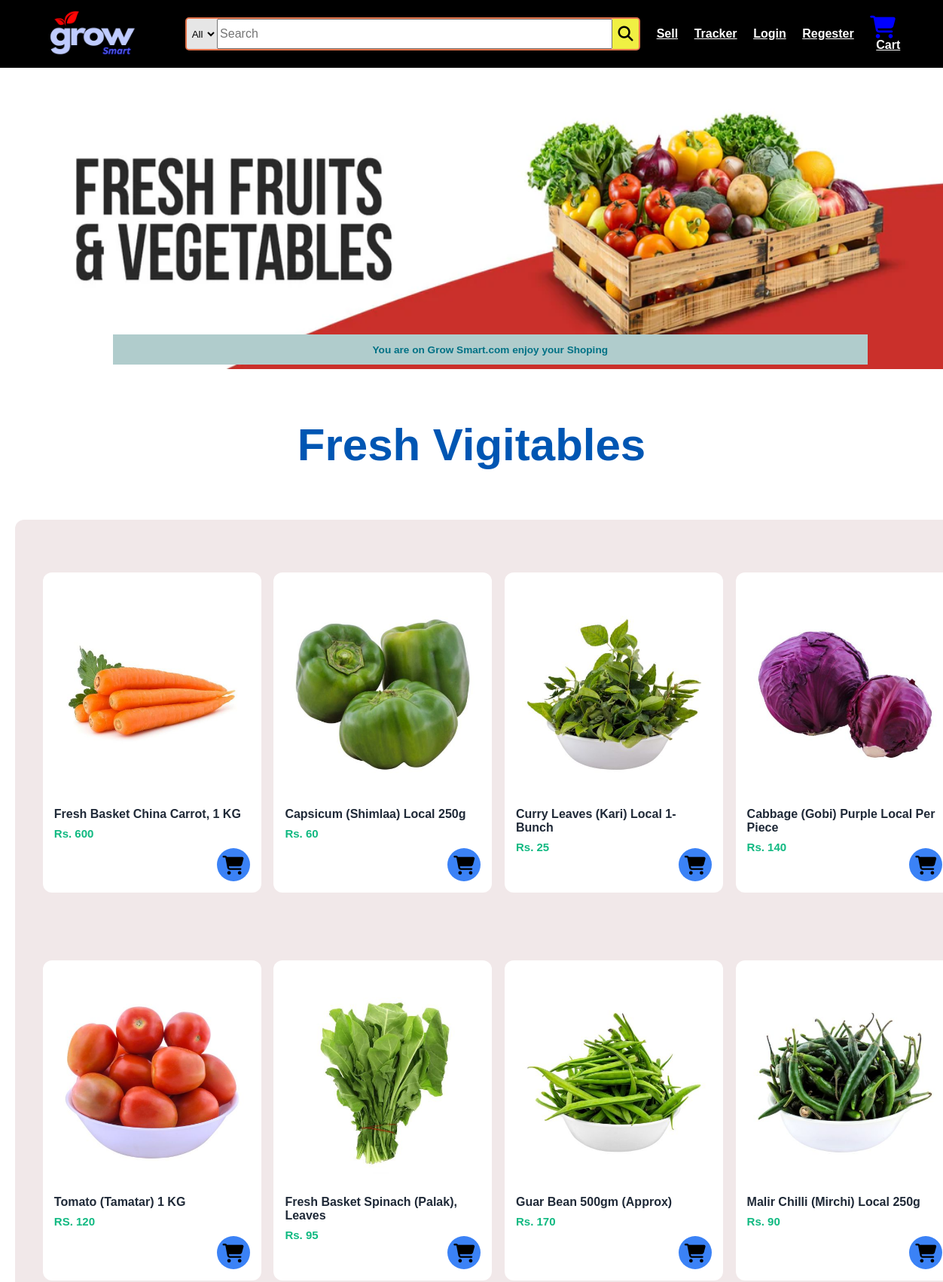
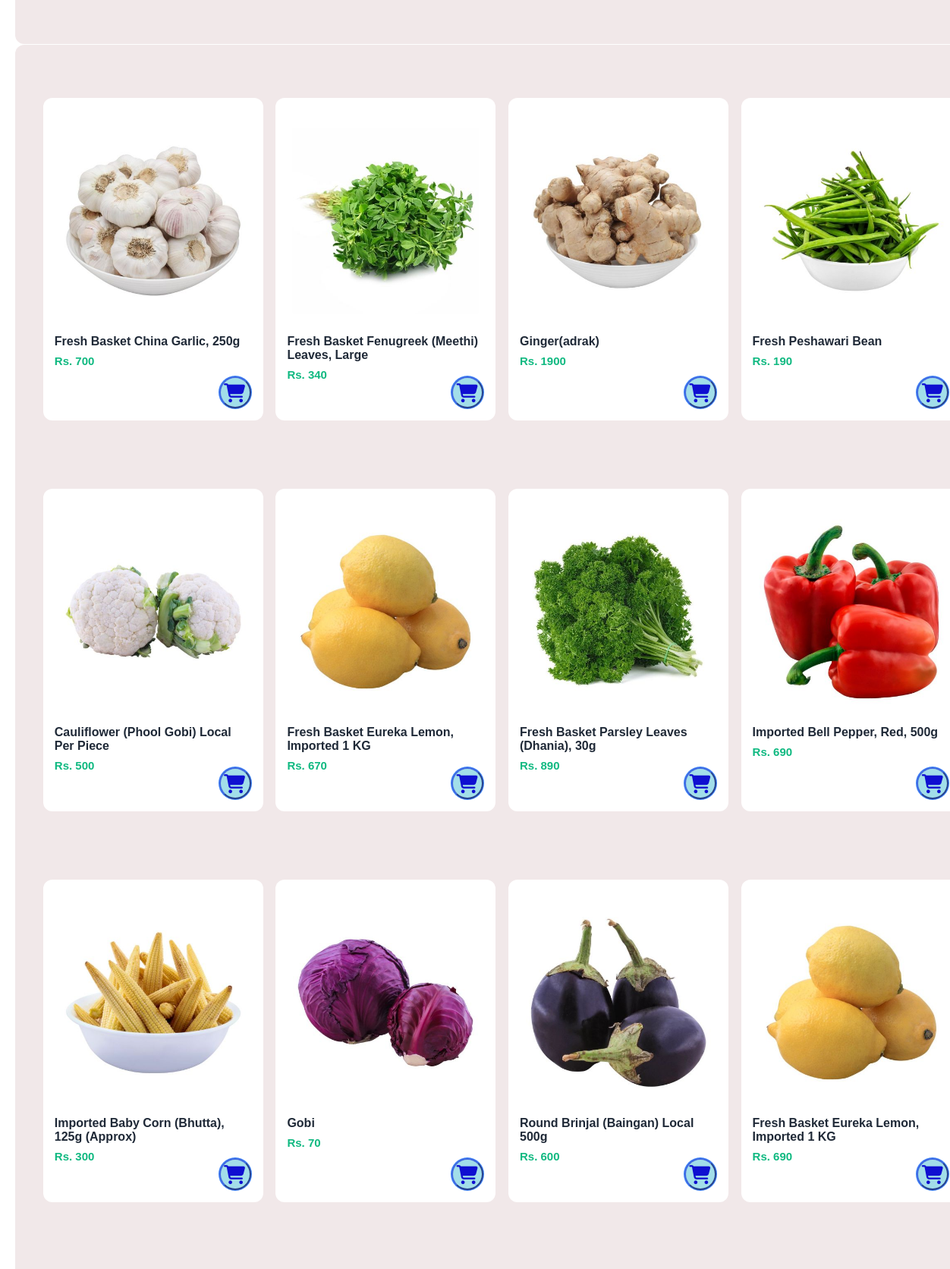
/vegitable.html (signed in, upper part), run on the app's committed database (2 pictures, top to bottom).
### home/models.py (models this page shows, shortened)
class Product(models.Model):
    name = models.CharField(max_length=50)
    desc = models.CharField(max_length=50)
    price = models.IntegerField()
    category = models.CharField(max_length=50, default='')
    subcategory = models.CharField(max_length=50, default='')
    image = models.ImageField(upload_to='product', default='')
    data=models.DateField()
    stock = models.IntegerField(default=None, blank=True, null=True)
    owner = models.ForeignKey(User, default=None, blank=True, null=True, on_delete=models.CASCADE)

### home/views.py (the view)
# urls.py: path('vegitable.html',include('home.urls')),
def vegitable(request):
    if request.user.is_anonymous:
        return redirect('login')
    context={
        'products':Product.objects.all()
    }
    return render(request,'vegitable.html',context)

### templates/vegitable.html (shortened to what this page needs)
{%load static %}
<!DOCTYPE html>
<html lang="en">
<head>
    <link rel="stylesheet" href="{% static 'style.css'%}">
</head>
<body>
    <header>
        <div class="navbar">
               <div class="nav-logo">
            <a href="index">
            <div class="logo border"></div>
            </a>
             </div>
         <form name='search' class='search' action="{% url 'search'%}" method='GET'>
         <div class="search-bar">
            <select class="search-select">
                <option>All</option>
            </select>
            <input placeholder="Search" class="search-input" name='keyword'>
            <div class="search-icon">
            <button type="submit" class="search-btn" style="width: 35px; height: 35px; background-color:  rgb(240, 240, 67);  border: none; font-size:20px">
             <i class="fa-solid fa-magnifying-glass"></i>
            </button>
           </div>
        </div>
    </form>
        <div class="sell_product">
     <a href='addproduct'> Sell</a>
    </div>
        <div class='tracker'>
        <a href='tracker'>Tracker</a>
        </div>
        <div class="login">
        <a href="login" target="_blank">Login</a>
        </div>
        <div class="regester">
        <a href="regester" target="_blank">Regester</a>
        </div>
        <div class="cart">
        <div class="icon"><i class="fa-solid fa-cart-shopping"></i>
        <a href="cart">  Cart </a>
        </div>
        </div>
        </div>
    </header>
    <div class="hero-section">
    <div class="image"><img src="{%static 'images/Fresh-Food_7a9e8440-2c83-4b51-820c-72fa7aa49498.webp'%}" id="m1"></div>
    <div id="text"><a>You are on Grow Smart.com enjoy your Shoping</a></div>
    </div>
<div class="catagory-heading">
    <h2>Fresh Vigitables</h2>
</div>
  <div class="shop-section catagory-vigitable">
 <div class="box1 box" onclick="window.location.href='productpage.html?name=Carrot&price=600&image=images/1212541-1.jpg';">
    <div class="box-content">
   <div class="box-img" style="background-image: url('static/images/1212541-1.jpg');"></div>
   <p class="product-name">Fresh Basket China Carrot, 1 KG</p>
   <p id="price">Rs. 600</p>
   </div>
    <div class="add-to-cart">
      <div class=" tooltip">
  <i class="fa-solid fa-cart-shopping add-to-cart-icon"></i>
      </div>
</div>
   </div>
   <div class="box2 box"  onclick="window.location.href='productpage.html?name=Capsicum%20(Shimlaa)%20Local%20250g&price=60&image=images/1168932-1.jpg';">
    <div class="box-content">
   <div class="box-img" style="background-image: url('static/images/1168932-1.jpg');"></div>
   <p class="product-name">Capsicum (Shimlaa) Local 250g</p>
    <p id="price">Rs. 60</p>
   </div>
        <div class="add-to-cart">
      <div class=" tooltip">
  <i class="fa-solid fa-cart-shopping add-to-cart-icon"></i>
      </div>
</div>
   </div>
   <div class="box3 box" onclick="window.location.href='productpage.html?name=Curry%20Leaves%20(Kari)%20Local%201-Bunch&price=25&image=images/Kari%20pata.jpg';">
     <div class="box-content">
   <div class="box-img" style="background-image: url('static/images/Kari\ pata.jpg');"></div>
   <p class="product-name">Curry Leaves (Kari) Local 1-Bunch</p>
    <p id="price">Rs. 25</p>
   </div>
      <div class="add-to-cart">
      <div class=" tooltip">
  <i class="fa-solid fa-cart-shopping add-to-cart-icon"></i>
      </div>
</div>
   </div>
   <div class="box4 box" onclick="window.location.href='productpage.html?name=Cabbage%20(Gobi)%20Purple%20Local%20Per%20Piece&price=140&image=images/Gobi.jpg';">
     <div class="box-content">
   <div class="box-img" style="background-image: url('static/images/Gobi.jpg');"></div>
   <p class="product-name">Cabbage (Gobi) Purple Local Per Piece</p>
   <p id="price">Rs. 140</p>
   </div>
       <div class="add-to-cart">
      <div class=" tooltip">
  <i class="fa-solid fa-cart-shopping add-to-cart-icon"></i>
      </div>
</div>
   </div>
    <div class="box1 box" onclick="window.location.href='productpage.html?name=Tomato%20(Tamatar)%201%20KG&price=120&image=images/tomato.jpg';">
    <div class="box-content">
   <div class="box-img" style="background-image: url('static/images/tomato.jpg');"></div>
   <p class="product-name">Tomato (Tamatar) 1 KG</p>
   <p id="price">RS. 120</p>
   </div>
       <div class="add-to-cart">
      <div class=" tooltip">
  <i class="fa-solid fa-cart-shopping add-to-cart-icon"></i>
      </div>
</div>
   </div>
   <div class="box2 box" onclick="window.location.href='productpage.html?name=Fresh%20Basket%20Spinach%20(Palak)%2C%20Leaves&price=95&image=images/spanich.jpg';">
     <div class="box-content">
   <div class="box-img" style="background-image: url('static/images/spanich.jpg');"></div>
  <P class="product-name">Fresh Basket Spinach (Palak), Leaves</P>
  <p id="price">Rs. 95</p>
   </div>
       <div class="add-to-cart">
      <div class=" tooltip">
  <i class="fa-solid fa-cart-shopping add-to-cart-icon"></i>
      </div>
</div>
   </div>
   <div class="box3 box" onclick="window.location.href='productpage.html?name=Guar%20Bean%20500gm%20(Approx)&price=170&image=images/bean.jpg';">
     <div class="box-content">
   <div class="box-img" style="background-image: url('static/images/bean.jpg');"></div>
   <P class="product-name">Guar Bean 500gm (Approx)
</P>
  <p id="price">Rs. 170</p>
   </div>
       <div class="add-to-cart">
      <div class=" tooltip">
  <i class="fa-solid fa-cart-shopping add-to-cart-icon"></i>
      </div>
</div>
   </div>
   <div class="box4 box" onclick="window.location.href='productpage.html?name=Malir%20Chilli%20(Mirchi)%20Local%20250g&price=90&image=images/chili.jpg';">
     <div class="box-content">
   <div class="box-img" style="background-image: url('static/images/chili.jpg');"></div>
<P class="product-name">  Malir Chilli (Mirchi) Local 250g</P>
  <p id="price">Rs. 90</p>
   </div>
      <div class="add-to-cart">
      <div class=" tooltip">
  <i class="fa-solid fa-cart-shopping add-to-cart-icon"></i>
      </div>
</div>
   </div>
  </div>
  <div class="shop-section">
  {% for product in products %}
  {% if product.category == 'vegitable' or product.category == 'vegitables' or product.category == 'Vegitable' or product.category == 'Vegitables'%}
  <div class="box" onclick="window.location.href='{% url 'productdisplay' product.id %}'">
    <div class="box-content">
      <div class="box-img" style="background-image: url('{{ product.image.url }}');"></div>
      <p class="product-name">{{ product.name }}</p>
      <p id="price">Rs. {{ product.price }}</p>
       <form  action="{% url 'add_carts' product.id %}" method="POST">
      <div class="add-to-cart">
      <div class=" tooltip">
  <button type="submit" class="icon-button" style="cursor:pointer;border-radius:50px;border-color:#4169E1;height:42px;width:42px;background-color:#A2DEE9;"   onclick="event.stopPropagation();"><i class="fa-solid fa-cart-shopping add-to-cart-icon" style=" transform: translate(-20%,-4px);color:#0F0FD1;"></i></button>
      </div>
</div>
</form>
    </div>
  </div>
  {% endif %}
  {% endfor %}
</div>
</body>
</html>

### static/style.css (style rules this page uses)
* { margin: 0%; border: border-box; font-family: Arial; }
.navbar { height: 90px; width: 100%; background-color: black; color: white; display: flex; align-items: center; justify-content: space-evenly; cursor: pointer; align-content: center; }
.nav-logo { height: 40px; width: 200px; margin-top: -25px; }
.logo { height:60px; width:100%; background-image: url("images/growsmart\ \(5\).png"); background-size: cover; margin-bottom: 10px; }
.search-bar { display: flex; background-color: pink; height: 40px; width: 600px; border-radius: 5px; margin-left: 3px; justify-content: space-evenly; }
.search-select { background-color: #e6e6e6; width: 40px; text-align: center; border-top-left-radius: 3px; border-bottom-left-radius: 3px; height: 40px; border: none; cursor: pointer; }
.search-input { width: 100%; height: 34px; font-size: 1rem; }
.search-icon { width: 40px; height: 40px; display: flex; justify-content: center; align-items: center; font-size: 1.2rem; background-color: rgb(240, 240, 67); border-top-right-radius: 3px; border-bottom-right-radius: 3px; color: #0f1111; cursor: pointer; }
.search-bar { border: 2px solid rgb(228, 116, 75); }
.sell_product { font-size: 1rem; font-weight: 700; }
.sell_product a { color: white; }
.tracker { font-size: 1rem; font-weight: 700; }
.tracker a { color: white; }
.login { font-size: 1rem; font-weight: 700; }
.login a { color: white; }
.regester { font-size: 1rem; font-weight: 700; }
.regester a { color: white; }
.cart { display: flex; font-size: 0.85rem; font-weight: 700; width: 6%; justify-content: center; cursor: pointer; align-items: center; }
.cart i { font-size: 30px; color: blue }
.cart a { font-size: 1rem; margin-left: 8px; transform: translateY(-20px); color: white; }
.hero-section { height: 400px; flex-wrap: wrap; }
#m1 { width: 100%; height: 400px; cursor: pointer; }
#text { height: 40px; width: 80%; justify-content: center; align-items: center; background-color: #b0cccc; display: flex; color: black; font-size: 0.85rem; margin-left: 150px; font-weight: 550; margin-bottom: 30px; transform: translateY(-50px); }
#text a { color:#007185; }
.shop-section { margin-top: 1px; margin-bottom: 0px; margin-left: 20px; margin-right: 20px; display: flex; flex-wrap: wrap; justify-content: space-evenly; background-color: rgb(241, 232, 233); width: 98.5%; padding: 20px; border-radius: 12px; }
.box { height: 390px; width: 23.5%; background-color: white; padding: 20px 0px 15px; margin-top: 50px; margin-bottom: 40px; margin-left: 10px; cursor: pointer; position: relative; border-radius: 12px; overflow: hidden; transition: transform 0.25s ease, box-shadow 0.25s ease; display: flex; flex-direction: column; justify-content: space-between; position: relative; }
.box-img { height: 260px; background-size: cover; background-position: center; border-radius: 12px 12px 0 0; margin-bottom: 20px; }
.box-content { padding: 12px 15px 60px; }
.product-name { font-size: 16px; font-weight: 600; color: #1f2937; margin-bottom: 8px; }
#price { font-size: 15px; font-weight: bold; color: #10b981; margin-top: 6px; margin-bottom: 20px; }
.add-to-cart { position: absolute; bottom: 15px; right: 15px; height: 44px; width: 44px; background-color: #3b82f6; border-radius: 50%; display: flex; align-items: center; justify-content: center; transition: background 0.2s ease, transform 0.2s ease; }
.add-to-cart i { font-size: 25px; margin-top: 10px; margin-left: 4px; transform: translate(-2px,-4px); }
.tooltip { position: relative; }
.catagory-heading { width: 100%; height: 100px; display: flex; align-items: center; justify-content: center; }
.catagory-heading h2 { margin-top: 100px; font-size: 60px; font-weight: 600; color: #0056b3; }
.catagory-fruit,.catagory-vigitable,.catagory-dryfruit { margin-top: 100px; }

### data on the page
Product: image (picture), name "Fresh Basket China Garlic, 250g", price "700"
Product: image (picture), name "Fresh Basket Fenugreek (Meethi) Leaves, Large", price "340"
Product: image (picture), name "Ginger(adrak)", price "1900"
Product: image (picture), name "Fresh Peshawari Bean", price "190"
Product: image (picture), name "Cauliflower (Phool Gobi) Local Per Piece", price "500"
Product: image (picture), name "Fresh Basket Eureka Lemon, Imported 1 KG", price "670"
Product: image (picture), name "Fresh Basket Parsley Leaves (Dhania), 30g", price "890"
Product: image (picture), name "Imported Bell Pepper, Red, 500g", price "690"
Product: image (picture), name "Imported Baby Corn (Bhutta), 125g (Approx)", price "300"
Product: image (picture), name "Gobi", price "70"
Product: image (picture), name "Round Brinjal (Baingan) Local 500g", price "600"
Product: image (picture), name "Fresh Basket Eureka Lemon, Imported 1 KG", price "690"
